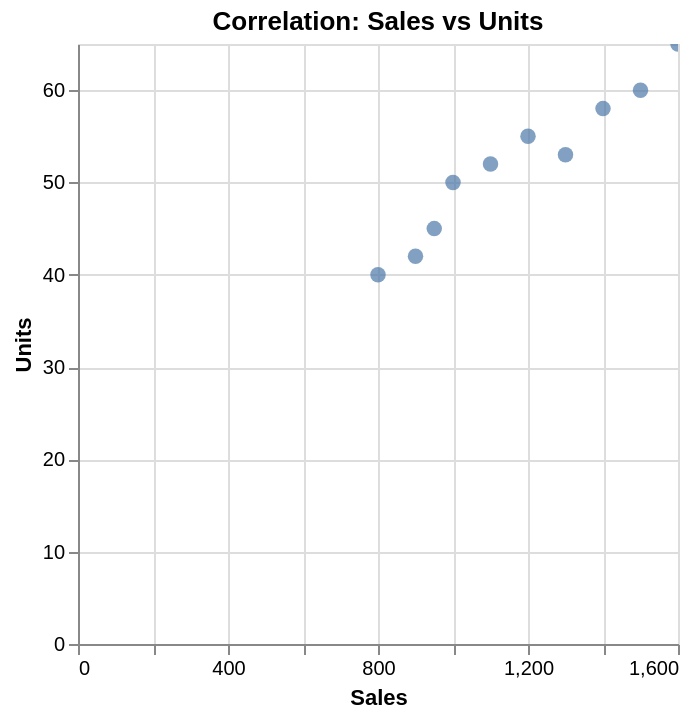

The specification (Vega-Lite) saved for this image:
### Vega-Lite specification from a JSON file in a GitHub repository (floating-point values rounded to 4 significant figures)
{"config": {"view": {"continuousWidth": 300, "continuousHeight": 300}}, "data": {"name": "data-e9a30040498f40c0daf60808fe15b8c4"}, "mark": {"type": "circle", "size": 60}, "encoding": {"tooltip": [{"field": "Sales", "type": "quantitative"}, {"field": "Units", "type": "quantitative"}], "x": {"field": "Sales", "type": "quantitative"}, "y": {"field": "Units", "type": "quantitative"}}, "params": [{"name": "param_2", "select": {"type": "interval", "encodings": ["x", "y"]}, "bind": "scales"}], "title": "Correlation: Sales vs Units", "$schema": "https://vega.github.io/schema/vega-lite/v5.20.1.json", "datasets": {"data-e9a30040498f40c0daf60808fe15b8c4": [{"Date": "2024-01-02", "Region": "South", "Product": "Widget B", "Sales": 1500, "Units": 60, "Customer_Satisfaction": 4.2}, {"Date": "2024-01-10", "Region": "South", "Product": "Widget A", "Sales": 1300, "Units": 53, "Customer_Satisfaction": 4.7}, {"Date": "2024-01-09", "Region": "North", "Product": "Widget C", "Sales": 950, "Units": 45, "Customer_Satisfaction": 4.2}, {"Date": "2024-01-03", "Region": "East", "Product": "Widget A", "Sales": 1200, "Units": 55, "Customer_Satisfaction": 4.8}, {"Date": "2024-01-04", "Region": "West", "Product": "Widget C", "Sales": 800, "Units": 40, "Customer_Satisfaction": 3.9}, {"Date": "2024-01-05", "Region": "North", "Product": "Widget B", "Sales": 1600, "Units": 65, "Customer_Satisfaction": 4.1}, {"Date": "2024-01-06", "Region": "South", "Product": "Widget A", "Sales": 1100, "Units": 52, "Customer_Satisfaction": 4.6}, {"Date": "2024-01-08", "Region": "West", "Product": "Widget B", "Sales": 1400, "Units": 58, "Customer_Satisfaction": 4.3}, {"Date": "2024-01-07", "Region": "East", "Product": "Widget C", "Sales": 900, "Units": 42, "Customer_Satisfaction": 4.0}, {"Date": "2024-01-01", "Region": "North", "Product": "Widget A", "Sales": 1000, "Units": 50, "Customer_Satisfaction": 4.5}]}}
